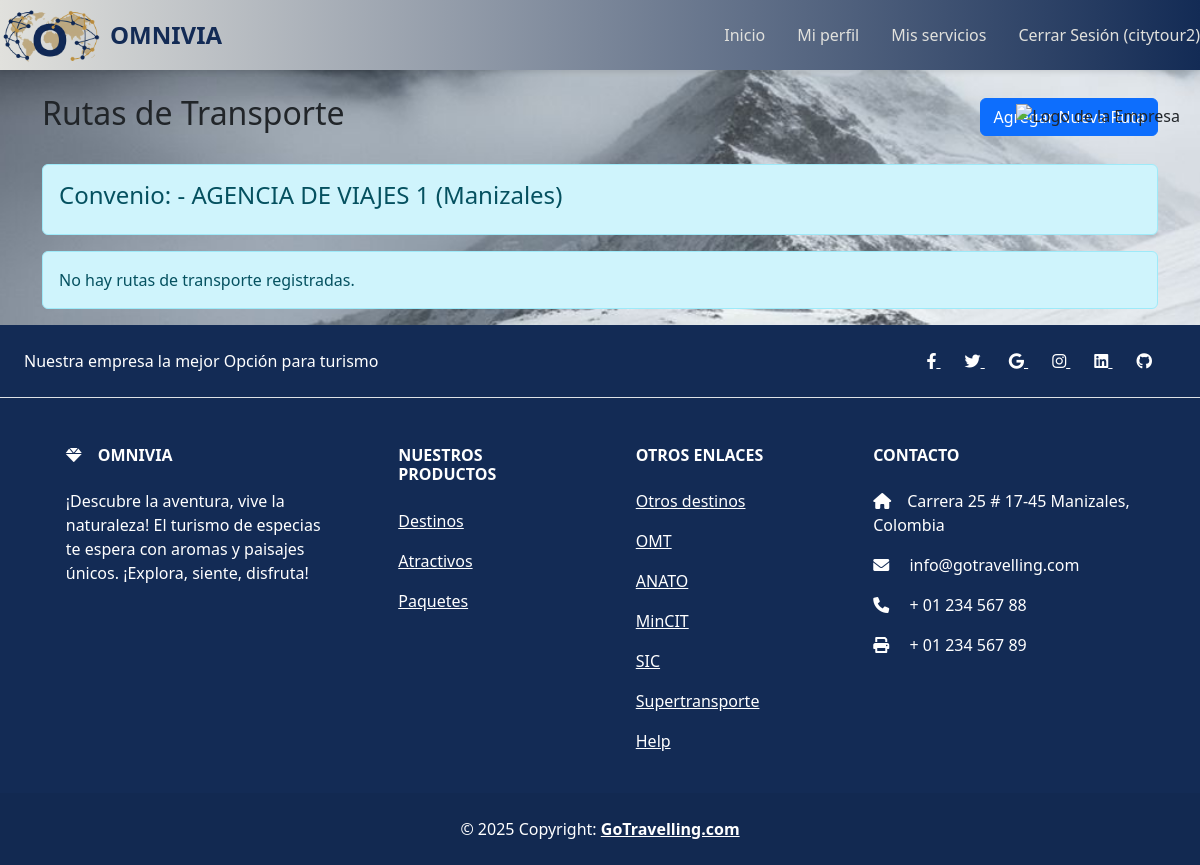
The app's page /api/rutas/convenio/1/ (signed in) with its own data.
### cotizador/models.py (models this page shows, shortened)
class BaseModel(models.Model):
    class Meta:
        abstract = True

class ConvenioAgencia(BaseModel):
    entidad_agencia = models.ForeignKey(
        Entidad,
        on_delete=models.CASCADE,
        related_name='convenios_como_agencia',
        limit_choices_to={'tipo_entidad': 'Operadora turística o agencia de viajes'},
        verbose_name="Agencia de Viajes"
    )
    entidad_convenio = models.ForeignKey(
        Entidad,
        on_delete=models.CASCADE,
        related_name='convenios_con_agencias',
        verbose_name="Empresa con Convenio",
        help_text="Transportadora, Alimentación, Hospedaje, Seguro u otro tipo de entidad"
    )
    TIPO_CONVENIO_CHOICES = [
        ('Transporte', 'Transporte'),
        ('Alimentación', 'Alimentación'),
        ('Hospedaje', 'Hospedaje'),
        ('Seguro', 'Seguro'),
        ('Otro', 'Otro'),
    ]
    tipo_convenio = models.CharField(max_length=20, choices=TIPO_CONVENIO_CHOICES, verbose_name="Tipo de Convenio")
    ciudad_origen = models.CharField(max_length=255, verbose_name="Ciudad de Origen", blank=True, null=True)
    fecha_inicio = models.DateField(null=True, blank=True, verbose_name="Fecha de Inicio del Convenio")
    fecha_fin = models.DateField(null=True, blank=True, verbose_name="Fecha de Finalización del Convenio")
    activo = models.BooleanField(default=True, verbose_name="Activo")
    porcentaje_descuento = models.DecimalField(
        max_digits=5,
        decimal_places=2,
        default=0.00,
        verbose_name="% de Descuento",
        help_text="Porcentaje de descuento que aplica en este convenio (ej: 10.00 para 10%)"
    )
    descripcion = models.TextField(blank=True, null=True, verbose_name="Descripción del Convenio")
    class Meta:
        verbose_name = "Convenio de Agencia"
        verbose_name_plural = "Convenios de Agencia"

class Entidad(BaseModel):
    nombre = models.CharField(max_length=255, verbose_name="Nombre o Razón Social")
    nit = models.CharField(max_length=20, unique=True, verbose_name="NIT o Documento de Identidad")
    rnt = models.CharField(max_length=20, blank=True, null=True, verbose_name="RNT (Registro Nacional de Turismo)")
    TIPO_PERSONA_CHOICES = [
        ('PN', 'Persona Natural'),
        ('PJ', 'Persona Jurídica'),
    ]
    tipo_persona = models.CharField(max_length=2, choices=TIPO_PERSONA_CHOICES, default='PN', verbose_name="Tipo de Persona")
    TIPO_ENTIDAD_CHOICES = [
        ('Hospedaje', 'Hospedaje'),
        ('Alimentación', 'Alimentación'),
        ('Operadora turística o agencia de viajes', 'Operadora turística o agencia de viajes'),
        ('Transporte', 'Transporte'),
        ('Seguro', 'Seguro'),
        ('Otro', 'Otro'),
    ]
    tipo_entidad = models.CharField(max_length=50, choices=TIPO_ENTIDAD_CHOICES, blank=True, verbose_name="Categoría")
    otro_tipo_entidad = models.CharField(max_length=100, blank=True, null=True, verbose_name="Especificar Otro Tipo de Entidad")
    subcategoria = models.CharField(max_length=100, blank=True, null=True, help_text='Refieren actividades turísticas específicas pertenecientes a la actividad genérica, ej.: agencia de viajes y turismo, agencia de viajes mayorista, hotel, apartahotel, entre otros.')
    pais = models.CharField(max_length=100, blank=True, null=True, verbose_name="País")
    departamento = models.CharField(max_length=100, blank=True, null=True, verbose_name="Departamento")
    municipio = models.CharField(max_length=100, blank=True, null=True, verbose_name="Municipio")
    direccion = models.CharField(max_length=255, blank=True, null=True, verbose_name="Dirección")
    barrio = models.CharField(max_length=100, blank=True, null=True, verbose_name="Barrio")
    observacion = models.TextField(blank=True, null=True, verbose_name="Observación")
    TIPO_DOCUMENTO_CHOICES = [
        ('CC', 'Cédula de ciudadanía'),
        ('CE', 'Cédula de extranjería'),
        ('TE', 'Tarjeta de extranjería'),
        ('PA', 'Pasaporte'),
        ('DIE', 'Documento de identificación extranjero (genérico)'),
        ('PPT', 'Permiso por Protección Temporal'),
        ('PEP', 'Permiso Especial de Permanencia'),
        ('SCR', 'Salvoconducto'),
        ('NIT', 'NIT – Número de Identificación Tributaria'),
        ('NIFE', 'NIT de otro país / Identificador fiscal extranjero'),
        ('NUIP', 'Número Único de Identificación Personal'),
    ]
    tipo_documento = models.CharField(max_length=4, choices=TIPO_DOCUMENTO_CHOICES, blank=True, null=True, verbose_name="Tipo de Documento")
    caracteristicas = models.TextField(blank=True, null=True, verbose_name="Características")
    ubicacion = models.CharField(max_length=255, verbose_name="Ubicación")
    mail = models.EmailField(unique=True, verbose_name="Correo Electrónico")
    user = models.OneToOneField(User, on_delete=models.CASCADE, null=True, blank=True, verbose_name="Usuario Asociado")
    logo = models.ImageField(upload_to='logos/', null=True, blank=True, verbose_name="Logo de la Empresa")
    class Meta:
        verbose_name = "Entidad"
        verbose_name_plural = "Entidades"

### cotizador/views.py (the view)
# urls.py: path('rutas/convenio/<int:convenio_id>/', rutas_transporte_convenio, name='rutas-convenio'),
def rutas_transporte_convenio(request, convenio_id):
    rutas = []
    convenio = None
    try:
        convenio = ConvenioAgencia.objects.get(id=convenio_id)
        if hasattr(request.user, 'entidad'):
            entidad = request.user.entidad
            if (entidad == convenio.entidad_convenio or
                entidad == convenio.entidad_agencia):
                rutas = RutaTransporte.objects.filter(convenio_agencia=convenio)
    except ConvenioAgencia.DoesNotExist:
        convenio = None
    return render(request, 'rutas_list.html', {'rutas': rutas, 'convenio': convenio})

### cotizador/context_processors.py (called while the page is built)
def forms_context(request):
    return {
        'registration_form': EntidadRegistrationForm()
    }

### omniviadj_project/templates/rutas_list.html (shortened to what this page needs)
{% extends 'base.html' %}
{% load static %}
{% block content %}
<div class="container mt-4">
    <div class="d-flex justify-content-between align-items-center mb-4">
        <h2>Rutas de Transporte</h2>
        <a href="{% url 'ruta-transporte-crear' %}" class="btn btn-primary">Agregar Nueva Ruta</a>
    </div>
    {% if convenio %}
        <div class="alert alert-info">
            <h4>Convenio: {{ convenio.entidad_transportadora.nombre }} - {{ convenio.entidad_agencia.nombre }} ({{ convenio.ciudad_origen }})</h4>
        </div>
    {% endif %}
    {% if rutas %}
        <div class="row">
            {% for ruta in rutas %}
            <div class="col-md-6 col-lg-4 mb-4">
                <div class="card h-100">
                    <div class="card-body">
                        <h5 class="card-title">{{ ruta.convenio.ciudad_origen }} - {{ ruta.ciudad_destino }}</h5>
                        <p class="card-text">
                            <strong>Vehículo:</strong> {{ ruta.transporte.get_modeloTransporte_display|default:ruta.transporte.tipoTransporte }}<br>
                            {% if ruta.destino %}<strong>Destino:</strong> {{ ruta.destino.nombre }}<br>{% endif %}
                            {% if ruta.paquete %}<strong>Paquete:</strong> {{ ruta.paquete.nombre }}<br>{% endif %}
                        </p>
                        <div class="row text-center">
                            <div class="col-4">
                                <small class="text-muted">Alta</small><br>
                                <strong>${{ ruta.precio_alta }}</strong>
                            </div>
                            <div class="col-4">
                                <small class="text-muted">Media</small><br>
                                <strong>${{ ruta.precio_media }}</strong>
                            </div>
                            <div class="col-4">
                                <small class="text-muted">Baja</small><br>
                                <strong>${{ ruta.precio_baja }}</strong>
                            </div>
                        </div>
                    </div>
                    <div class="card-footer">
                        <a href="{% url 'ruta-transporte-update' pk=ruta.pk %}" class="btn btn-sm btn-outline-primary">Editar</a>
                        <a href="{% url 'ruta-transporte-delete' pk=ruta.pk %}" class="btn btn-sm btn-outline-danger">Eliminar</a>
                    </div>
                </div>
            </div>
            {% endfor %}
        </div>
    {% else %}
        <div class="alert alert-info">
            No hay rutas de transporte registradas.
        </div>
    {% endif %}
</div>
{% endblock %}

### omniviadj_project/templates/base.html (shortened to what this page needs)
<!DOCTYPE html>
<html lang="es">
<head>
    {% load static %}
    <link rel="stylesheet" href="{% static 'css/style.css' %}">
    <link href="https://cdn.jsdelivr.net/npm/bootstrap@5.3.3/dist/css/bootstrap.min.css" rel="stylesheet">
    <link rel="stylesheet" href="https://cdnjs.cloudflare.com/ajax/libs/font-awesome/6.0.0-beta3/css/all.min.css" />
</head>
<body class="{% block body_class %}{% endblock %} {% block extra_body_classes %}{% endblock %}">
    {% block navbar %}
    <nav class="navbar navbar-{{ entidad.tipo_entidad|slugify }}">
        <div class="nav-logo">
            <a href="{% url 'home' %}">
                <img src="{% static 'images/LogoOmnivia.webp' %}" alt="Logo" class="logo-img">
                <span class="logo-text">Omnivia</span>
            </a>
        </div>
        <div class="nav-items">
            {% if user.is_authenticated %}
                <a class="nav-link" href="{% url 'dashboard' %}">Inicio</a>
                <a class="nav-link" href="{% url 'profile_update' %}">Mi perfil</a>
                <a class="nav-link" href="{% url 'data_entry' %}">Mis servicios</a>
                <form action="{% url 'logout' %}" method="post" style="display: inline;">
                    <button type="submit" class="nav-link btn btn-link" style="color: inherit; text-decoration: none;">Cerrar Sesión ({{ user.username }})</button>
                </form>
            {% else %}
                <a class="nav-link" data-bs-toggle="modal" data-bs-target="#loginModal" href="#">Iniciar Sesión</a>
                <a class="nav-link" data-bs-toggle="modal" data-bs-target="#registrationModal" href="#">Registrarse</a>
            {% endif %}
        </div>
    </nav>
    {% endblock %}
    <div style="position: relative;">
        {% if entidad_logo_url %}
            <img src="{{ entidad_logo_url }}" alt="Logo de la Empresa" style="position: absolute; top: 10px; right: 20px; max-height: 60px; width: auto; z-index: 1000;">
        {% endif %}
        {% block content %}
        {% endblock %}
    </div>
    <footer class="text-center text-lg-start text-white" style="background-color: #132b55;">
      <section class="d-flex justify-content-center justify-content-lg-between p-4 border-bottom">
        <div class="me-5 d-none d-lg-block">
          <span>Nuestra empresa la mejor Opción para turismo</span>
        </div>
        <div>
          <a href="" class="me-4 text-reset">
            <i class="fab fa-facebook-f"></i>
          </a>
          <a href="" class="me-4 text-reset">
            <i class="fab fa-twitter"></i>
          </a>
          <a href="" class="me-4 text-reset">
            <i class="fab fa-google"></i>
          </a>
          <a href="" class="me-4 text-reset">
            <i class="fab fa-instagram"></i>
          </a>
          <a href="" class="me-4 text-reset">
            <i class="fab fa-linkedin"></i>
          </a>
          <a href="" class="me-4 text-reset">
            <i class="fab fa-github"></i>
          </a>
        </div>
      </section>
      <section class="">
        <div class="container text-center text-md-start mt-5">
          <div class="row mt-3">
            <div class="col-md-3 col-lg-4 col-xl-3 mx-auto mb-4">
              <h6 class="text-uppercase fw-bold mb-4">
                <i class="fas fa-gem me-3"></i>Omnivia
              </h6>
              <p>
              ¡Descubre la aventura, vive la naturaleza! El turismo de especias te espera con aromas y paisajes únicos. ¡Explora, siente, disfruta!
              </p>
            </div>
            <div class="col-md-2 col-lg-2 col-xl-2 mx-auto mb-4">
              <h6 class="text-uppercase fw-bold mb-4">
                Nuestros Productos
              </h6>
              <p>
                <a href="#!" class="text-reset">Destinos</a>
              </p>
              <p>
                <a href="#!" class="text-reset">Atractivos</a>
              </p>
              <p>
                <a href="#!" class="text-reset">Paquetes</a>
              </p>
            </div>
            <div class="col-md-3 col-lg-2 col-xl-2 mx-auto mb-4">
              <h6 class="text-uppercase fw-bold mb-4">
                Otros enlaces
              </h6>
              <p>
                <a href="#!" class="text-reset" target="_blank">Otros destinos</a>
              </p>
              <p>
                <a href="https://www.unwto.org/es" class="text-reset" target="_blank">OMT</a>
              </p>
              <p>
                <a href="https://anato.org/" class="text-reset" target="_blank">ANATO</a>
              </p>
              <p>
                <a href="https://www.mincit.gov.co/inicio" class="text-reset" target="_blank">MinCIT</a>
              </p>
               <p>
                <a href="https://sedeelectronica.sic.gov.co/" class="text-reset" target="_blank">SIC</a>
              </p>
              <p>
                <a href="https://www.supertransporte.gov.co/" class="text-reset"target="_blank">Supertransporte</a>
              </p>
              <p>
                <a href="#!" class="text-reset" target="_blank">Help</a>
              </p>
            </div>
            <div class="col-md-4 col-lg-3 col-xl-3 mx-auto mb-md-0 mb-4">
              <h6 class="text-uppercase fw-bold mb-4">Contacto</h6>
              <p><i class="fas fa-home me-3"></i>Carrera 25 # 17-45 Manizales, Colombia</p>
              <p>
                <i class="fas fa-envelope me-3"></i>
                info@gotravelling.com
              </p>
              <p><i class="fas fa-phone me-3"></i> + 01 234 567 88</p>
              <p><i class="fas fa-print me-3"></i> + 01 234 567 89</p>
            </div>
          </div>
        </div>
      </section>
      <div class="text-center p-4" style="background-color: rgba(0, 0, 0, 0.05);">
        © 2025 Copyright:
        <a class="text-reset fw-bold" href="https://mdbootstrap.com/" target="_blank" >GoTravelling.com</a>
      </div>
    </footer>
</body>
</html>

### static/css/style.css (style rules this page uses)
.navbar { height: 70px; background: linear-gradient(90deg, #e1e1dd 0%, #132b55 100%); padding: 60px 20px; display: flex; align-items: center; justify-content: space-between; position: relative; box-shadow: 0 2px 5px rgba(0,0,0,0.1); overflow: hidden; }
.logo-img { animation: fadeIn 1.5s ease-in-out; width: 100px; height: auto; }
.nav-logo a { color: #132b55; text-decoration: none; font-size: 1.5rem; font-weight: bold; text-transform: uppercase; display: flex; align-items: center; gap: 10px; }
.logo-text { color: #132b55; font-size: 1.5rem; font-weight: bold; opacity: 0; transform: translateX(-30px); animation: slideInFromLeft 1s ease-out forwards; animation-delay: 1.5s; }
.nav-items { color: #e1e1dd; display: flex; gap: 2rem; }
.nav-link { color: #e1e1dd; text-decoration: none; font-weight: 500; font-size: 1.1rem; transition: all 0.3s ease; position: relative; opacity: 0; transform: translateY(-100%); animation: curtainEffect 0.5s ease-out forwards; }
.nav-link:nth-child(1) { animation-delay: 0.2s; }
.nav-link:nth-child(2) { animation-delay: 0.4s; }
.nav-link:nth-child(3) { animation-delay: 0.6s; }
.nav-link::after { content: ''; position: absolute; bottom: -5px; left: 0; width: 0; height: 2px; background-color: #bb995b; transition: width 0.3s ease; }

### records on screen
ConvenioAgencia: entidad_agencia.nombre "AGENCIA DE VIAJES 1", ciudad_origen "Manizales"

### other values on screen
{{ user.username }} "citytour2"
